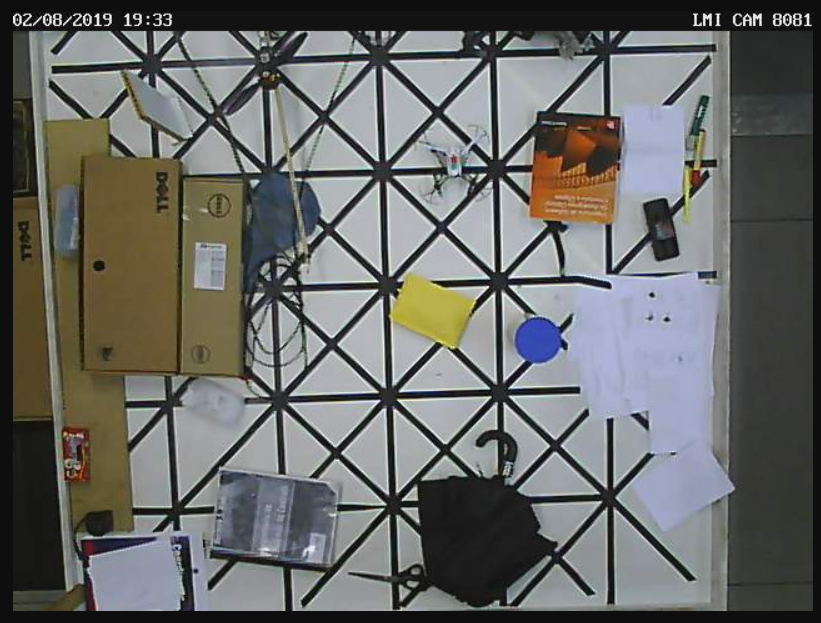
#> input picture pyparrot-master/img1.png, 821 x 623 px, given in place of video.mjpeg, which was not available
$ python cam_pos.py
#> lines starting #> are read from the running program, lines starting #| are printed output that depends on the picture; after the words box and inside, x2 and y2 are one past the last pixel; in counts of white or black regions, pixels touching at a corner belong together; pictures that were not available may be replaced by others from this repository, and a replacement may not be noted
#> further down, img1 is the input picture: shape (623, 821, 3); mean B, G, R 103.4, 105.7, 104.8
from __future__ import print_function
from imutils.video import WebcamVideoStream
from imutils.video import FPS
import argparse
import imutils
import numpy as np
import cv2
from time import sleep
import datetime
from threading import Thread
import math

def detect_cam1(img1, h):
#> called with h = 48.7
	size_max = 0; size_max2 = 0
	i_max = 0; i_max2 = 0

	img1 = cv2.warpPerspective(img1,M1,(640,480))
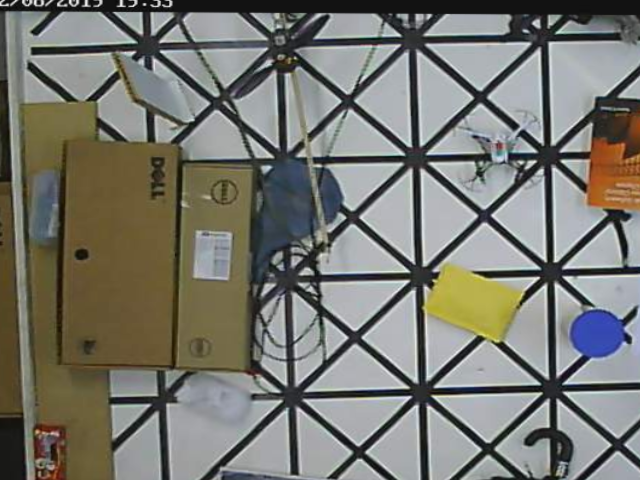
#> img1: shape (480, 640, 3); mean of channels 0, 1, 2 112.9, 120.1, 120.3; drawn as B, G, R

	#contorno de cor especifica apenas
	hsv = cv2.cvtColor(img1, cv2.COLOR_BGR2HSV)
#> hsv: shape (480, 640, 3); mean H, S, V 72.3, 46.9, 126.5
	mask_blue = cv2.inRange(hsv, lower_blue, upper_blue)
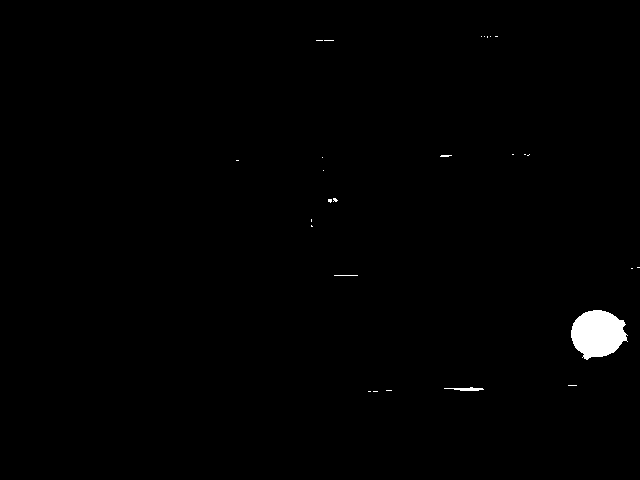
#> mask_blue: shape (480, 640); 0.74% white; 27 white regions (23 under 20 px), largest, box (x1, y1, x2, y2) and area: (571, 310, 628, 360) 2047, (444, 387, 484, 391) 91, (334, 275, 358, 276) 24, (440, 155, 452, 157) 20
	mask_ylw = cv2.inRange(hsv, lower_ylw, upper_ylw)
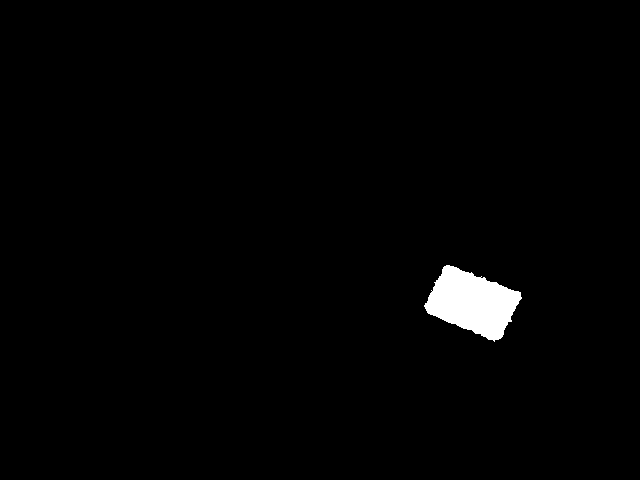
#> mask_ylw: shape (480, 640); 1.4% white; 1 white region, box (x1, y1, x2, y2) and area: (424, 265, 522, 342) 4445
	res_blue = cv2.bitwise_and(img1,img1, mask= mask_blue)
	res_ylw = cv2.bitwise_and(img1,img1, mask= mask_ylw)
	res = res_ylw
	res2 = res_blue

	#gray scale
	imgray = cv2.cvtColor(res, cv2.COLOR_BGR2GRAY)
	imgray2 = cv2.cvtColor(res2, cv2.COLOR_BGR2GRAY)

	#aplica threshold
	ret, thresh = cv2.threshold(imgray, 40, 255, 0)
	ret2, thresh2 = cv2.threshold(imgray2, 40, 255, 0)
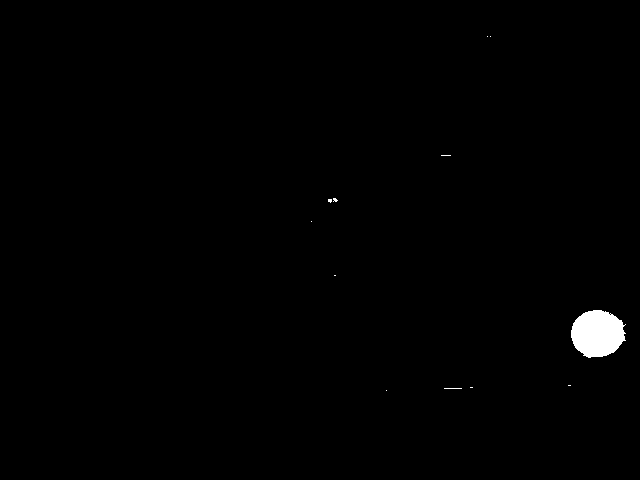
#> thresh2: shape (480, 640); 0.67% white; 12 white regions (11 under 20 px)

	#traca contornos
	contours, hierarchy = cv2.findContours(thresh, 1, 2)
#> contours = 1 contour; box (x1, y1, x2, y2) and area: (424, 265, 522, 342) 4316
	contours2, hierarchy2 = cv2.findContours(thresh2, 1, 2)
#> contours2 = 13 contours, 12 with area under 20; largest, box (x1, y1, x2, y2) and area: (571, 310, 626, 358) 1928

	#detectar maior contorno da cor 1
	if(len(contours)>0):
		for i in range(len(contours)):
			cnt = contours[i]
			size = cv2.contourArea(cnt)
			if size > size_max:
				size_max = size
				i_max = i
#> this loop made 1 pass
#> (size, size_max, i_max) on pass 1: (4316, 4316, 0)
#> after the loop, i_max = 0; size_max = 4316

		cnt=contours[i_max]
#> cnt = contour of 166 points, box (x1, y1, x2, y2) (424, 265, 522, 342), area 4316
		M = cv2.moments(cnt)
#> M = moments, m00 4316, centre m10/m00, m01/m00 = (472.1, 302.4)
		if(M['m00']!=0):
			cx = int(M['m10']/M['m00']) #centroide
#> cx = 472
			cy = int(M['m01']/M['m00'])
#> cy = 302
		else:
			return img1,0,0,0

		#detectar maior contorno da cor 2
		if(len(contours2)>0):
			for i2 in range(len(contours2)):
				cnt2 = contours2[i2]
				size2 = cv2.contourArea(cnt2)
				if size2 > size_max2:
					size_max2 = size2
					i_max2 = i2
#> this loop made 13 passes
#> (cnt2, size2, size_max2, i_max2) on pass 5: ([[609, 314], [610, 313], [611, 314], [610, 315]], 2, 2, 4)
#> (size2, size_max2, i_max2) on pass 6: (1928, 1928, 5)
#> after the loop, i_max2 = 5; size_max2 = 1928

			cnt2=contours2[i_max2]
#> cnt2 = contour of 84 points, box (x1, y1, x2, y2) (571, 310, 626, 358), area 1928
			M2 = cv2.moments(cnt2)
#> M2 = moments, m00 1928, centre m10/m00, m01/m00 = (597.1, 333.3)
			if(M2['m00']!=0):
				cx2 = int(M2['m10']/M2['m00']) #centroide
#> cx2 = 597
				cy2 = int(M2['m01']/M2['m00'])
#> cy2 = 333
			else:
				return img1,0,0,0

		else:
			return img1,0,0,0
	else:
		return img1,0,0,0

	# [6 lines of commented-out code are left out]
	cv2.line(img1,(cx,cy),(cx2,cy2),(0,255,0),2)
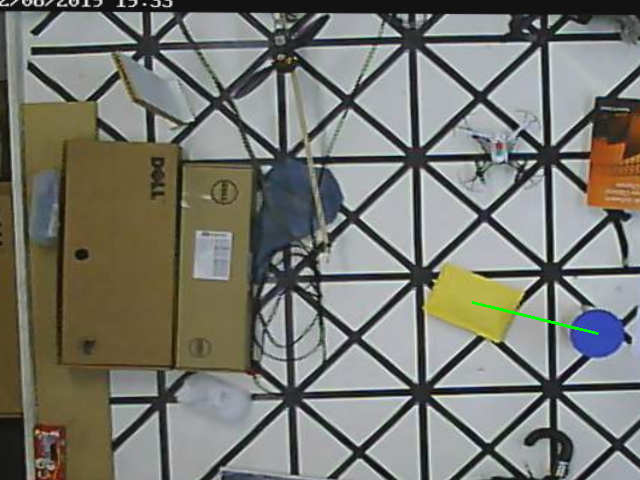
#> img1: shape (480, 640, 3); 0.12% of pixels changed, all inside (x1, y1, x2, y2) = (471, 301, 599, 335); drawn as B, G, R
	ang = math.atan2((cy-cy2),(cx-cx2))
#> ang = -2.9
	ang = ang*180/3.14159
#> ang = -166.1
	#print("angulo: %.1f" % ang)

	#posicao corrigida devido a altura
	posX = (cx+cx2)/2 ; posY = (cy+cy2)/2
#> after `posX = (cx + cx2) / 2`: posX = 534.5
#> after `posY = (cy + cy2) / 2`: posY = 317.5
	xlim_min = 0 + 92*h/hmax
	xlim_max = 164 - 72*h/hmax
	ylim_min = 20 + 70*h/hmax
	ylim_max = 158 - 68*h/hmax
	posX_cm = xlim_min + (posX*(xlim_max-xlim_min)/640) #640 pixels = 164 cm
#> posX_cm = 128.1
	posY_cm = ylim_min + ((480-posY)*(ylim_max-ylim_min)/480) #480 pixels = 20-158 cm
#> posY_cm = 71.33
	#print("X=%.1f" % posX_cm,"cm    Y=%.1f" % posY_cm, "cm")

	return img1, posX_cm, posY_cm, ang
	#return img1, posX, posY, ang

# [86 lines left out: function detect_cam2, not called in this run]

#inicializacao de variaveis
cx = 0; cy = 0
cx2 = 0; cy2 = 0
i = 0; i2 = 0
#h = 24.5 #cone = 24.2, tampa = 0.3
hmax = 246

#ajuste para incluir "bordas" fora do tablado
bXmin1 = 0#24
bXmax1 = 0#64
bYmin1 = 4
bXmin2 = 0#34
bXmax2 = 0#42
bYmin2 = 9
pts1 = np.float32([[24-bXmin1,16+bYmin1],[576+bXmax1,16],[574+bXmax1,479],[35-bXmin1,479]]) #cam1
pts2 = np.float32([[34-bXmin2,16+bYmin2],[598+bXmax2,16],[581+bXmax2,479],[66-bXmin2,479]]) #cam2
pts3 = np.float32([[0,0],[640,0],[640,480],[0,480]]) #output desejado

url1 = "http://192.168.0.81/img/video.mjpeg"
url2 = "http://admin:camadmin@192.168.0.82/img/video.mjpeg"

stream1 = WebcamVideoStream(src=url1).start()
stream2 = WebcamVideoStream(src=url2).start()

M1 = cv2.getPerspectiveTransform(pts1,pts3)
M2 = cv2.getPerspectiveTransform(pts2,pts3)

lower_blue = np.array([104,120,50])
upper_blue = np.array([131,250,250])

lower_ylw = np.array([23,100,140])
upper_ylw = np.array([45,240,250])

while(1):
	#le imagens
	# e1 = cv2.getTickCount()

	img1 = stream1.read()
	img2 = stream2.read()

	h = 48.7

	img1, posX_cm, posY_cm, ang = detect_cam1(img1,h)
#> posX_cm = 128.1; posY_cm = 71.33; ang = -166.1
	#img1, posX, posY, ang = detect_cam1(img1,h=0)
	if((posX_cm and posY_cm and ang) == 0):
	#if((posX and posY and ang) == 0):
		img2, posX_cm, posY_cm, ang = detect_cam2(img2,h)
	else:
		img2 = cv2.warpPerspective(img2,M2,(640,480))
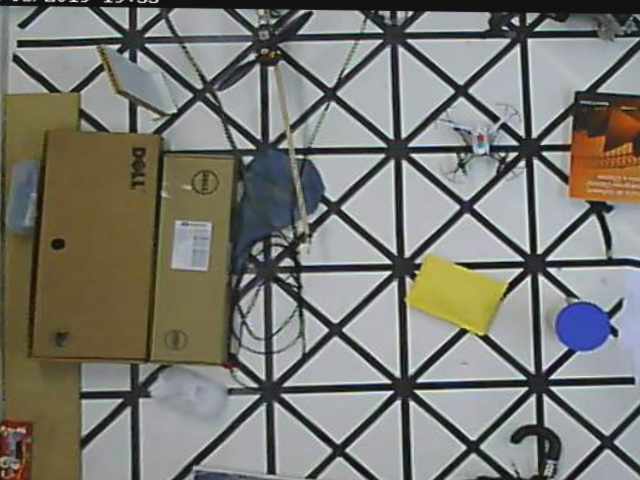
#> img2: shape (480, 640, 3); mean B, G, R 115.1, 122.1, 122.4
	if((posX_cm or posY_cm or ang) != 0):
		print("X=%.1f" % posX_cm,"cm    Y=%.1f" % posY_cm, "cm   ang = %.1f" % ang)
#| X=128.1 cm    Y=71.3 cm   ang = -166.1

	# [24 lines of commented-out code are left out]
	cv2.imshow("imagem 1",img1)
	cv2.imshow("imagem 2",img2)
	#cv2.imshow("imagem 3",img3)
	if(cv2.waitKey(20)!=-1):
#> (key Esc is pressed here)
		break

	# e2 = cv2.getTickCount()
	# print((e2 - e1)/cv2.getTickFrequency())

cv2.destroyAllWindows()
stream1.stop()
stream2.stop()
